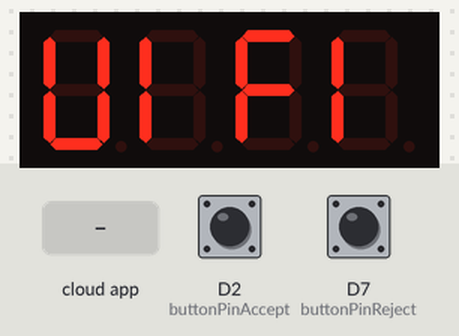
A sketch run on a simulated ESP8266 (NodeMCU). Parts: 4-digit seven-segment display. The test bench sets the inputs (shaded band); at power-on: D2 (buttonPinAccept) HIGH, D7 (buttonPinReject) HIGH. WiFi joins after 1.5 s; servers stay silent unless stated; no MQTT or app messages arrive unless stated; what the sketch prints to the serial monitor is not drawn.

Above: at 1.1 s.
At 3.7 s:
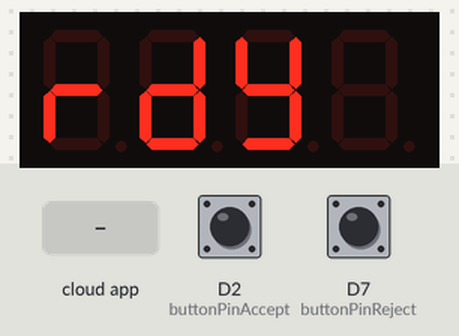
3.8 s: the phone or cloud app sets 2 to 0
At 5.0 s:
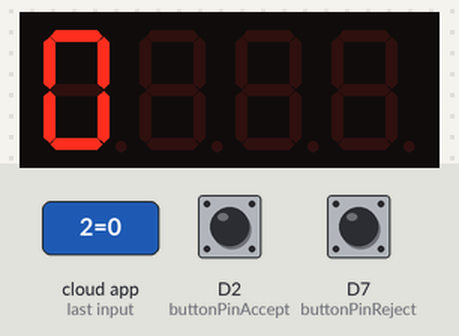
5.3 s: the phone or cloud app sets 2 to 1
At 6.0 s:
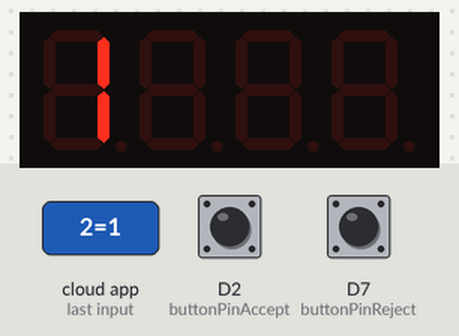
Timing chart, 0 to 8.3 s (numbered marks = the images above; inputs shaded):
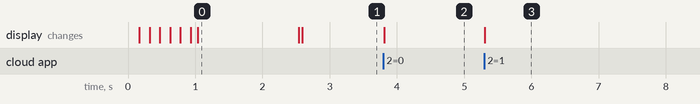

The sketch:

sumo_new.ino
```cpp
String ID = "2";
#define Accept_Toppic "sumo/callback/output/2"
#define Reject_Toppic "sumo/callback/reject/2"
#define Output_Toppic "sumo/output/2"
#include <SevenSegmentTM1637.h>
const byte PIN_CLK = D0;   // define CLK pin (any digital pin)
const byte PIN_DIO = D1;   // define DIO pin (any digital pin)
SevenSegmentTM1637    display(PIN_CLK, PIN_DIO);
const int buttonPinAccept = D2;
const int buttonPinReject = D7;
const long interval = 1000;
unsigned long previousMillis_Accept = 0;
unsigned long previousMillis_Reject = 0;
unsigned long currentMillis = 0;
void Accept();
void Reject();
///MQTT///////////////////////////////////////
#include <ESP8266WiFi.h>
#include "Adafruit_MQTT.h"
#include "Adafruit_MQTT_Client.h"
#define WLAN_SSID       "sumowifi"
#define WLAN_PASS       "123456789"
#define MQTT_SERVER      "202.28.24.69"
#define MQTT_SERVERPORT  1883
WiFiClient client;
Adafruit_MQTT_Client mqtt(&client, MQTT_SERVER, MQTT_SERVERPORT);
Adafruit_MQTT_Subscribe Accept_feed = Adafruit_MQTT_Subscribe(&mqtt, Accept_Toppic, MQTT_QOS_1);
Adafruit_MQTT_Subscribe Reject_feed = Adafruit_MQTT_Subscribe(&mqtt, Reject_Toppic);
Adafruit_MQTT_Publish OutputPub = Adafruit_MQTT_Publish(&mqtt,Output_Toppic);
void AcceptCallback(char *data, uint16_t len) {
  Serial.print("Callback accept");
  display.clear();
  display.print(data);
}
void RejectCallback(char *data, uint16_t len) {
  Serial.print("Callback reject");
  display.clear();
  display.print(data);
}
void setup() {
  currentMillis = millis();
  Serial.begin(9600);
  delay(10);
  display.begin();
  display.print("WIFI");
  Serial.print("Connecting to ");
  Serial.println(WLAN_SSID);
  WiFi.begin(WLAN_SSID, WLAN_PASS);
  while (WiFi.status() != WL_CONNECTED) {
    delay(500);
    Serial.print(".");
  }
  display.print("MQTT");
  Serial.println();
  Accept_feed.setCallback(AcceptCallback);
  Reject_feed.setCallback(RejectCallback);
  mqtt.subscribe(&Accept_feed);
  mqtt.subscribe(&Reject_feed);
  attachInterrupt(digitalPinToInterrupt(buttonPinAccept), Accept, FALLING);
  attachInterrupt(digitalPinToInterrupt(buttonPinReject), Reject, FALLING);

}
void loop() {
  MQTT_connect();
  mqtt.processPackets(10000);
  if(! mqtt.ping()) {
    mqtt.disconnect();
  }
}
void Accept(){
  currentMillis = millis();
  if (currentMillis - previousMillis_Accept >= interval){
    OutputPub.publish(1);
    previousMillis_Accept = currentMillis;
  }
}
void Reject(){
  currentMillis = millis();
  if (currentMillis - previousMillis_Accept >= interval){
    OutputPub.publish(0);
    previousMillis_Accept = currentMillis;
  }
}
void MQTT_connect() {
  int8_t ret;

  // Stop if already connected.
  if (mqtt.connected()) {
    return;
  }
  display.clear();
  display.print("MQTT");
  Serial.print("Connecting to MQTT... ");

  uint8_t retries = 3;
  while ((ret = mqtt.connect()) != 0) { // connect will return 0 for connected
       Serial.println(mqtt.connectErrorString(ret));
       Serial.println("Retrying MQTT connection in 10 seconds...");
       mqtt.disconnect();
       delay(3000 );  // wait 10 seconds
       retries--;
       if (retries == 0) {
         // basically die and wait for WDT to reset me
         while (1);
       }
  }
  Serial.println("MQTT Connected!");
  display.clear();
  display.print("RDY");
}
```

Measured:
- after the input at 3.8 s, the display: changes at once (image 2)
- after the input at 5.3 s, the display: changes at once (image 3)
- what the display in image 0 shows lasts 1.5 s, from 1.0 s to 2.5 s
